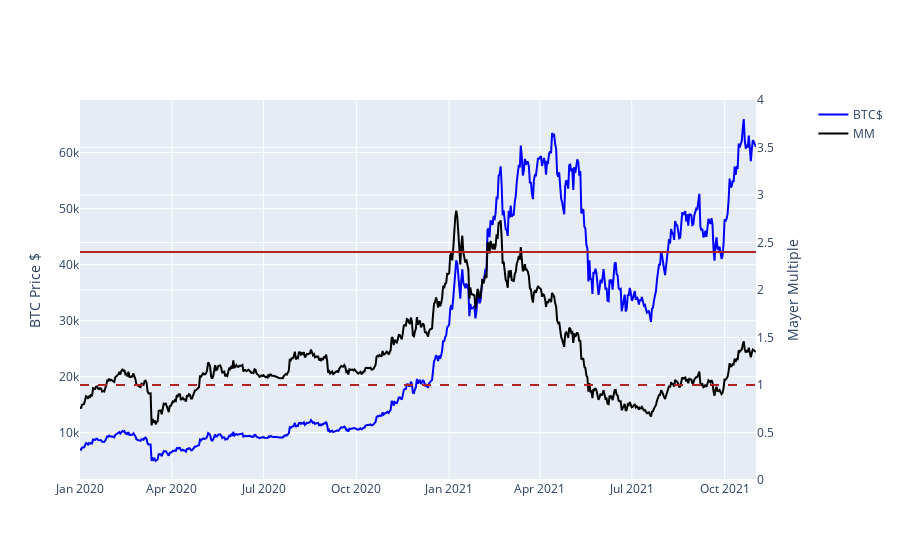

Notebook cell for this chart:
### Markdown cell above
### What is the Mayer Multiple? 

The metric is named for it's creator, Trace Mayer, Bitcoin enthusiast and investor.
    
    MM = Current market price / 200 day moving average(MA)   
    
The formula attempts to highlight bubbles in the Bitcoin market as it calculates the gap between today's price and 200 day MA. The two thresholds of <b>1.0 and 2.4</b>, as noted in the chart below.  A multiple of 1.0x indicates the price is equal to the 200-day MA, while 2.4x has traditionally indicated an overpriced market. In the last quarter of 2021, the MM has hovered around 1.0x with it most recently rising above 1.0.

### Code cell
%matplotlib inline

# Write the data to a new dataframe 
bitcoin['MA200'] = bitcoin['close'].rolling(window = 200).mean()
bitcoin['btcMM'] = bitcoin['close']/bitcoin['MA200']

start_date = '2020-01-01'
end_date = '2021-11-01'
after_start_date = bitcoin.index >= start_date
before_end_date = bitcoin.index <= end_date
between_two_dates = after_start_date & before_end_date
btc = bitcoin.loc[between_two_dates]

fig = make_subplots(specs=[[{"secondary_y": True}]],
                    vertical_spacing=0.1, 
                    horizontal_spacing =0.1)
fig.add_trace(
    go.Scatter(x=btc.index, y=btc['close'], name='BTC$',
                line=dict(color='blue')),secondary_y=False)
fig.add_trace(
    go.Scatter(x=btc.index, y=btc['btcMM'], name='MM',line=dict(color='black')),secondary_y=True)

fig.update_xaxes(autorange=False, range=['2020-01-01','2021-11-01'])
fig.update_yaxes(autorange=False, title_text='Mayer Multiple',range=[0,4], secondary_y=True)
fig.update_yaxes(autorange=True, title_text='BTC Price $',secondary_y=False)


fig.add_hline(y=1.0, line_width=2, line_dash="dash", line_color="Firebrick", secondary_y=True)
fig.add_hline(y=2.4, line_width=2, line_color="Firebrick", secondary_y=True)

### Figure 1 — Plotly figure (JSON) as saved in the notebook; plotly's stock layout.template omitted (floating-point values rounded to 4 significant figures; data arrays with more than 128 entries replaced by an {"elided": "..."} marker saying what was removed)
{"data": [{"line": {"color": "blue"}, "name": "BTC$", "type": "scatter", "x": {"elided": "671 str values"}, "xaxis": "x", "y": {"elided": "671 float values"}, "yaxis": "y"}, {"line": {"color": "black"}, "name": "MM", "type": "scatter", "x": {"elided": "671 str values"}, "xaxis": "x", "y": {"elided": "671 float values"}, "yaxis": "y2"}], "layout": {"autosize": true, "shapes": [{"line": {"color": "Firebrick", "dash": "dash", "width": 2}, "type": "line", "x0": 0, "x1": 1, "xref": "x domain", "y0": 1, "y1": 1, "yref": "y2"}, {"line": {"color": "Firebrick", "width": 2}, "type": "line", "x0": 0, "x1": 1, "xref": "x domain", "y0": 2.4, "y1": 2.4, "yref": "y2"}], "xaxis": {"anchor": "y", "autorange": false, "domain": [0, 0.94], "range": ["2020-01-01", "2021-11-01"], "type": "date"}, "yaxis": {"anchor": "x", "autorange": true, "domain": [0, 1], "range": [1581.0, 69380.0], "title": {"text": "BTC Price $"}, "type": "linear"}, "yaxis2": {"anchor": "x", "autorange": false, "overlaying": "y", "range": [0, 4], "side": "right", "title": {"text": "Mayer Multiple"}, "type": "linear"}}}
